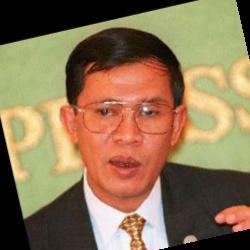
#> input picture samples/qry_lfw_img.png, 250 x 250 px, given as the content of the folder samplesgt/, which was not available
$ python vis_preds.py samples
#> lines starting #> are read from the running program, lines starting #| are printed output that depends on the picture; after the words box and inside, x2 and y2 are one past the last pixel; in counts of white or black regions, pixels touching at a corner belong together; pictures that were not available may be replaced by others from this repository, and a replacement may not be noted
import numpy as np
import os
import sys
import cv2
import matplotlib.pyplot as plt
from PIL import Image

main_dir = sys.argv[1]
#plt.figure(1); plt.figure(2); # Img overlay Gt, Pred
#plt.figure(3);plt.figure(4); # Heatmaps
#plt.figure(5); # Sprt Img overlay GT
#plt.ion()
#plt.show()

def PIL2array(img):
    return np.array(img.getdata(), np.uint8).reshape(img.size[1], img.size[0], 4)

def create_overlay(img, mask, colors):
    im= Image.fromarray(np.uint8(img[:,:,::-1]))
    im= im.convert('RGBA')
    mask_color= np.zeros((mask.shape[0], mask.shape[1],3))
    if len(colors)==3:
        mask_color[mask==colors[1],0]=255
        mask_color[mask==colors[1],1]=255
        mask_color[mask==colors[2],0]=255
    else:
        mask_color[mask==colors[1],0]=255

    overlay= Image.fromarray(np.uint8(mask_color))
    overlay= overlay.convert('RGBA')

    im= Image.blend(im, overlay, 0.7)
    blended_arr= PIL2array(im)[:,:,:3]
    img2= img.copy()
    img2[mask==colors[1],:]= blended_arr[mask==colors[1],:]
    return img2

for f in sorted(os.listdir(main_dir+'gt/')):
    print(f)
    for i in range(5):
        gt = cv2.imread(main_dir+'gt/'+f, 0)
#> gt: shape (250, 250); min 0, max 249, mean 120
        pred = cv2.imread(main_dir+'pred/'+f, 0)
        img = cv2.imread(main_dir+'qry_images/'+f)[:, :, ::-1]
        hmaps_bg = cv2.imread(main_dir+'hmaps_bg/'+f, 0)
        hmaps_fg = cv2.imread(main_dir+'hmaps_fg/'+f, 0)
        sprt_img = cv2.imread(main_dir+'sprt_images/'+f.split('.')[0]+'_shot%d.png'%i)[:, :, ::-1]
        sprt_gt = cv2.imread(main_dir+'sprt_gt/'+f.split('.')[0]+'_shot%d.png'%i, 0)
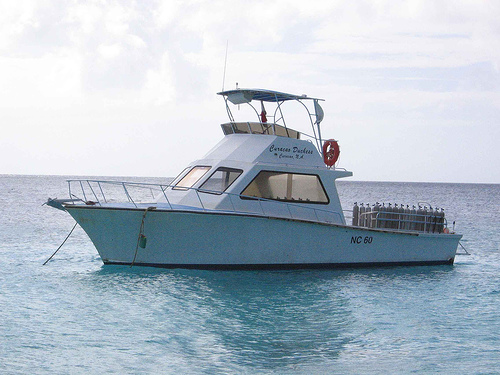
#> input picture samples/sprt_img.png, 500 x 375 px, given in place of qry_lfw_img_shot0.png, which was not available
#> sprt_gt: shape (375, 500); min 2, max 255, mean 185.6

        gt[gt!=1]=0
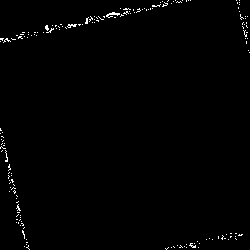
#> gt: shape (250, 250); values 0 (black) and 1 (white), 0.92% white in thin lines or dots
        gt[gt==1]=255
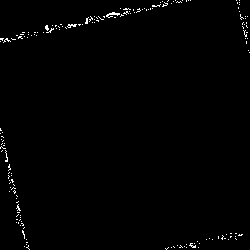
#> gt: shape (250, 250); 0.92% white in thin lines or dots
        overlay_qry_gt= create_overlay(img, gt, [0,255])
#> in create_overlay, im is the input picture: PIL image 250x250 RGB; mean R, G, B 84.6, 116.6, 141.6
#> in create_overlay, `im= im.convert('RGBA')`:
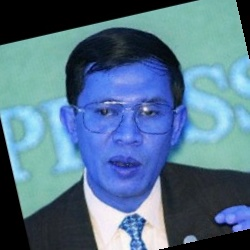
#> im: PIL image 250x250 RGBA; mean R, G, B, A 84.6, 116.6, 141.6, 255
#> in create_overlay, `im= Image.blend(im, overlay, 0.7)`:
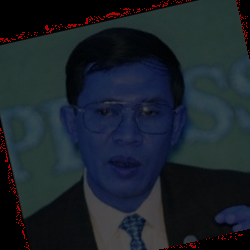
#> im: PIL image 250x250 RGBA; mean R, G, B, A 26.6, 34.6, 42.1, 255
#> in create_overlay, `img2[mask==colors[1],:]= blended_arr[mask==colors[1],:]`:
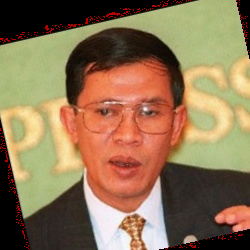
#> img2: shape (250, 250, 3); mean R, G, B 143.3, 116.6, 84.6

        pred[pred!=1]=0
        pred[pred==1]=255
        overlay_qry_pred= create_overlay(img, pred, [0,255])

        sprt_gt[sprt_gt!=16]=0
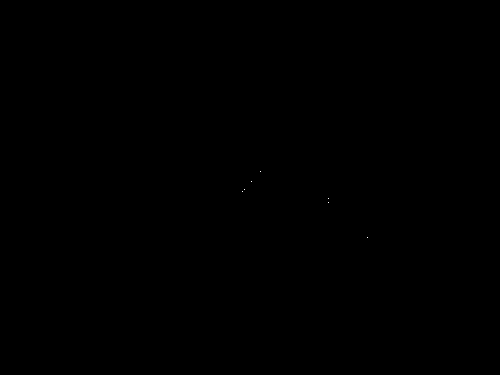
#> sprt_gt: shape (375, 500); values 0 (black) and 16 (white), 0% white in thin lines or dots, all inside (x1, y1, x2, y2) = (242, 171, 368, 238)
        sprt_gt[sprt_gt==16]=255
        overlay_sprt= create_overlay(sprt_img, sprt_gt, [0,255])
#> (the run stopped early here; a loop or call above may not have finished)
